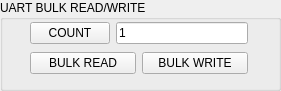
   <widget class="QGroupBox" name="uart_bulk_r">
    <property name="geometry">
     <rect>
      <x>10</x>
      <y>900</y>
      <width>281</width>
      <height>91</height>
     </rect>
    </property>
    <property name="title">
     <string>UART BULK READ/WRITE</string>
    </property>
    <widget class="QWidget" name="layoutWidget">
     <property name="geometry">
      <rect>
       <x>30</x>
       <y>20</y>
       <width>218</width>
       <height>58</height>
      </rect>
     </property>
     <layout class="QVBoxLayout" name="uart_bulk">
      <item>
       <layout class="QHBoxLayout" name="horizontalLayout_86">
        <item>
         <widget class="QPushButton" name="uart_count_1">
          <property name="text">
           <string>COUNT</string>
          </property>
         </widget>
        </item>
        <item>
         <widget class="QLineEdit" name="uart_count">
          <property name="text">
           <string>1</string>
          </property>
          <property name="maxLength">
           <number>255</number>
          </property>
         </widget>
        </item>
       </layout>
      </item>
      <item>
       <layout class="QHBoxLayout" name="horizontalLayout_85">
        <item>
         <widget class="QPushButton" name="uart_bulk_read">
          <property name="text">
           <string>BULK READ</string>
          </property>
         </widget>
        </item>
        <item>
         <widget class="QPushButton" name="uart_bulk_write">
          <property name="text">
           <string>BULK WRITE</string>
          </property>
         </widget>
        </item>
       </layout>
      </item>
     </layout>
    </widget>
   </widget>
